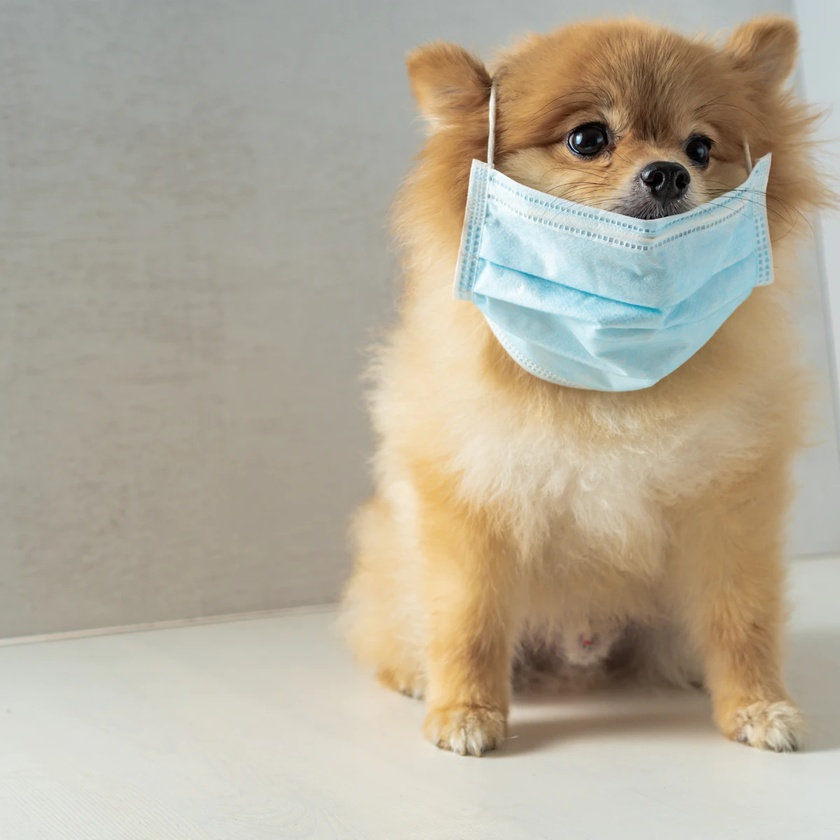
//> input picture images/cute-dog.jpg, 840 x 840 px, shrunk from 1200 x 1200 before the run
$ ./CannyDetector_demo   (built with g++ and OpenCV 4)
//> lines starting //> are read from the running program, lines starting //| are printed output that depends on the picture
#include <opencv2/imgproc.hpp>
#include <opencv2/highgui.hpp>

using namespace cv;

cv::Mat src, src_gray;
cv::Mat dst, detected_edges;
int lowThreshold = 0;
const int max_lowThreshold = 100;
const int ratio = 3;
const int kernal_size = 3;
const char *window_name = "Edge Map";

static void CannyThreshold(int, void *) {
    cv::blur(src_gray, detected_edges, cv::Size(3, 3));

    cv::Canny(detected_edges, detected_edges, lowThreshold, lowThreshold * ratio, kernal_size);

    dst = cv::Scalar::all(0);

    src.copyTo(dst, detected_edges);

    cv::imshow(window_name, dst);
}

int main() {

    src = cv::imread("./images/cute-dog.jpg", cv::IMREAD_COLOR);
//> src is the input picture: 840 rows x 840 cols, CV_8UC3; mean B, G, R 153.9, 171.5, 180.1

    if (src.empty()) {
        return -1;
    }

    dst.create(src.size(), src.type());

    cv::cvtColor(src, src_gray, cv::COLOR_BGR2GRAY);
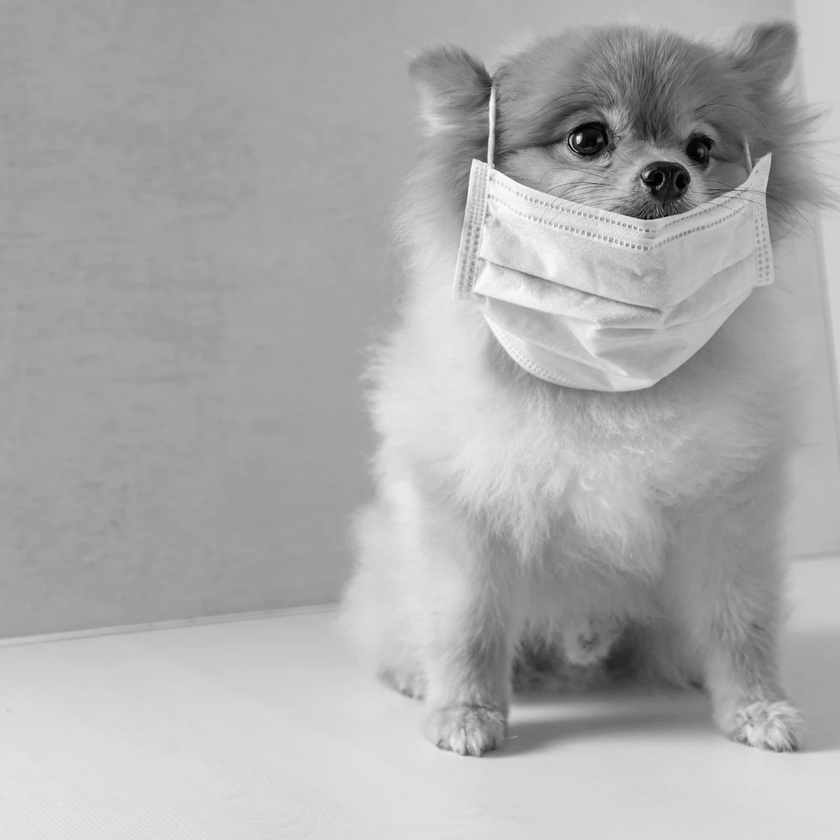
//> src_gray: 840 rows x 840 cols, CV_8UC1; min 0, max 253, mean 172.1
    cv::namedWindow(window_name, cv::WINDOW_AUTOSIZE);

    cv::createTrackbar("Min Threshold", window_name, &lowThreshold, max_lowThreshold, CannyThreshold);

    CannyThreshold(0, 0);
//> in CannyThreshold, `cv::Canny(detected_edges, detected_edges, lowThreshold, lowThreshold *..`:
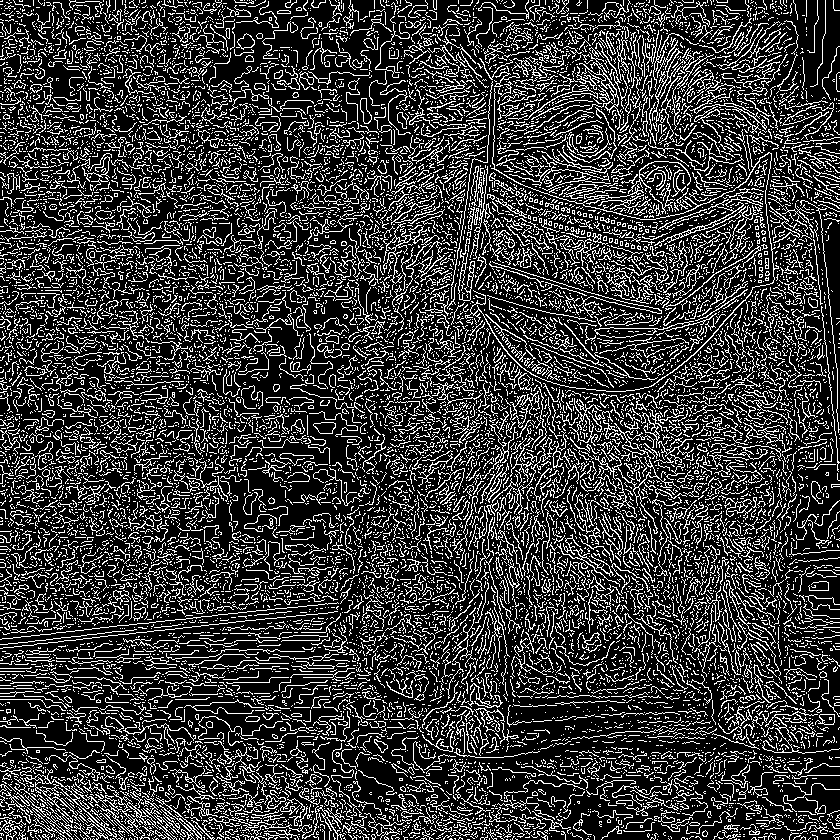
//> detected_edges: 840 rows x 840 cols, CV_8UC1; 22.3% white in thin lines or dots
//> in CannyThreshold, `src.copyTo(dst, detected_edges);`:
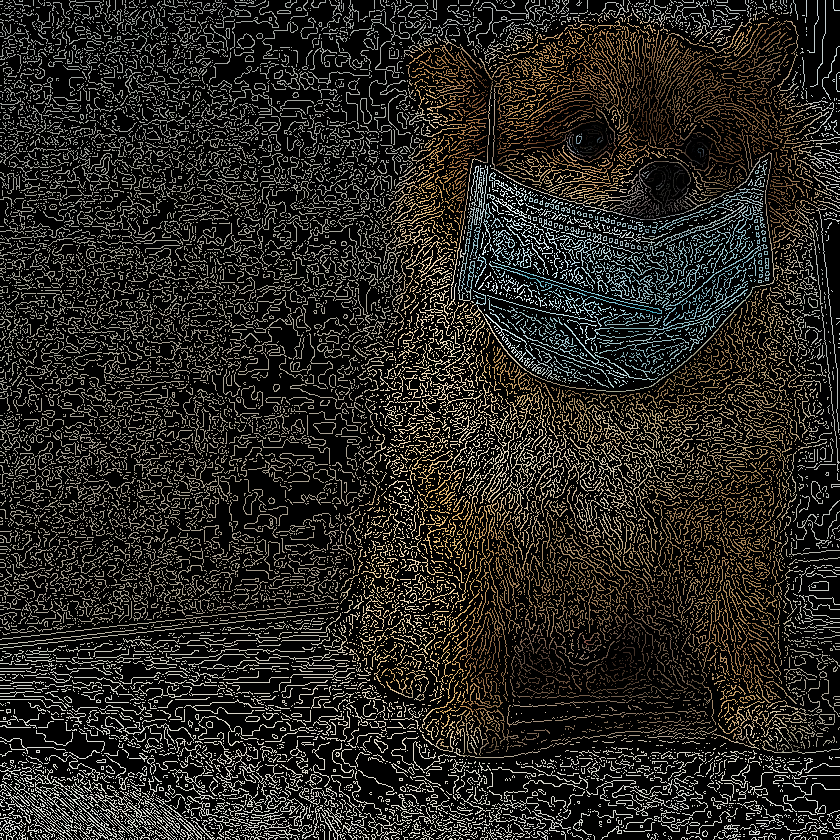
//> dst: 840 rows x 840 cols, CV_8UC3; mean B, G, R 33.9, 38.1, 40.1
    cv::waitKey(0);

    return 0;

}
